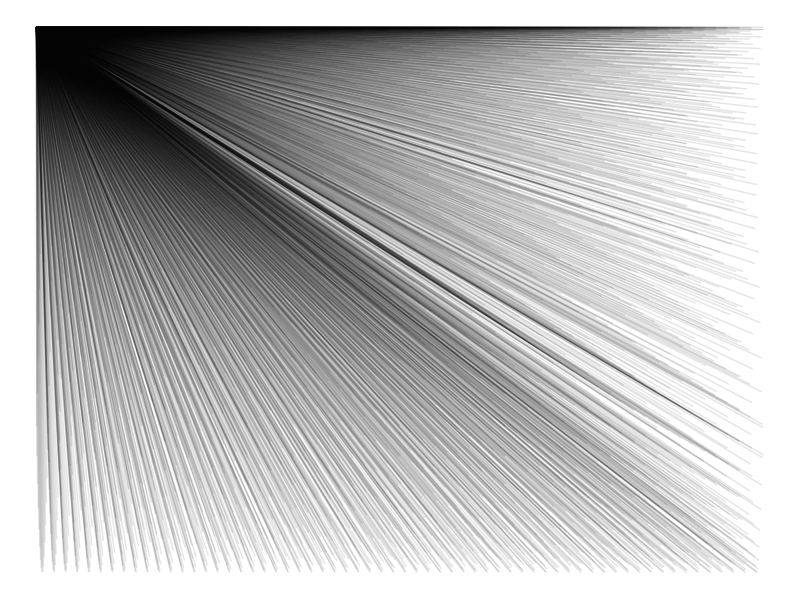

Here is the R script that generated this plot:
library(ggplot2)
n=3000
t1=1:n
t0=seq(3,2*n+1,2)%%n
t2=t0+(t0==0)*n
df=data.frame(x=sin((t1-1)*3*pi/n^2), 
              y=cos((t1-1)*3*pi/n^.1),
              x2=sin((t2-1)*3*pi/n^3),
              y2=cos((t2-1)*3*pi/n^6))
png("abstract1.png", units="px", width=1600, height=1600, res=300)
ggplot(df,aes(x,y,xend=x2,yend=y2)) +
  geom_segment(alpha=.1)+theme_void()